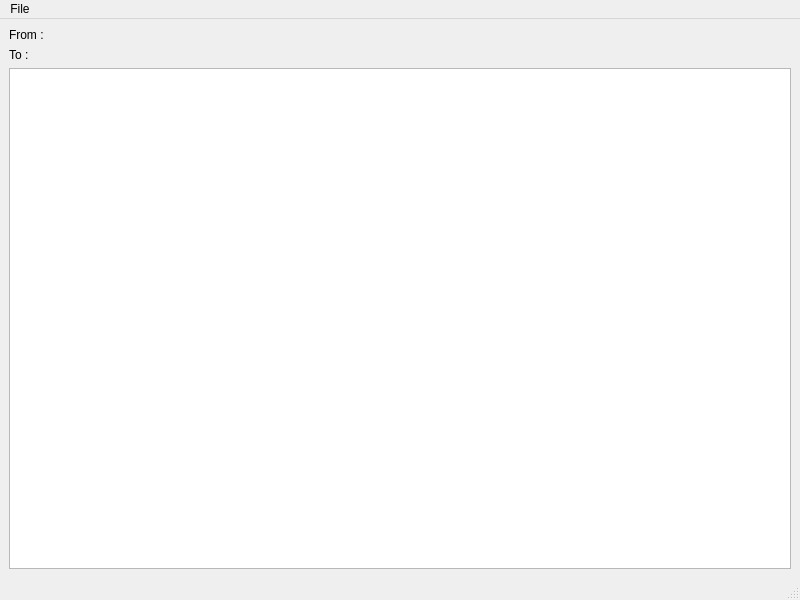
<?xml version="1.0" encoding="UTF-8"?>
<ui version="4.0">
 <class>MainWindow</class>
 <widget class="QMainWindow" name="MainWindow">
  <property name="geometry">
   <rect>
    <x>0</x>
    <y>0</y>
    <width>800</width>
    <height>600</height>
   </rect>
  </property>
  <property name="windowTitle">
   <string>Email</string>
  </property>
  <widget class="QWidget" name="centralwidget">
   <layout class="QGridLayout" name="gridLayout">
    <item row="2" column="0">
     <widget class="QTextEdit" name="email_content"/>
    </item>
    <item row="0" column="0">
     <widget class="QLabel" name="label_from">
      <property name="text">
       <string>From : </string>
      </property>
     </widget>
    </item>
    <item row="1" column="0">
     <widget class="QLabel" name="label_other">
      <property name="text">
       <string>To : </string>
      </property>
     </widget>
    </item>
   </layout>
  </widget>
  <widget class="QMenuBar" name="menubar">
   <property name="geometry">
    <rect>
     <x>0</x>
     <y>0</y>
     <width>800</width>
     <height>25</height>
    </rect>
   </property>
   <widget class="QMenu" name="menuFile">
    <property name="title">
     <string>File</string>
    </property>
    <addaction name="actionQuit"/>
    <addaction name="action_folder"/>
    <addaction name="action_browser"/>
   </widget>
   <addaction name="menuFile"/>
  </widget>
  <widget class="QStatusBar" name="statusbar"/>
  <action name="actionQuit">
   <property name="text">
    <string>Quit</string>
   </property>
  </action>
  <action name="action_folder">
   <property name="text">
    <string>Go to Folder</string>
   </property>
  </action>
  <action name="action_browser">
   <property name="text">
    <string>Open in Browser</string>
   </property>
  </action>
 </widget>
 <resources/>
 <connections/>
</ui>
